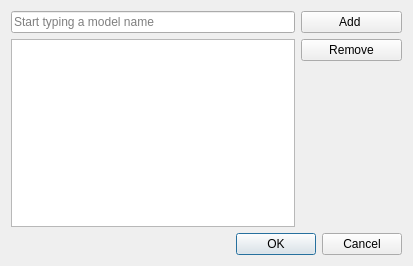
<?xml version="1.0" encoding="UTF-8"?>
<ui version="4.0">
 <class>MultipleModelsDialog</class>
 <widget class="QDialog" name="MultipleModelsDialog">
  <property name="geometry">
   <rect>
    <x>0</x>
    <y>0</y>
    <width>413</width>
    <height>266</height>
   </rect>
  </property>
  <property name="windowTitle">
   <string>Select multiple Interlis models</string>
  </property>
  <layout class="QGridLayout" name="gridLayout">
   <item row="0" column="0">
    <layout class="QVBoxLayout" name="verticalLayout_2">
     <item>
      <widget class="QLineEdit" name="models_line_edit">
       <property name="placeholderText">
        <string>Start typing a model name</string>
       </property>
      </widget>
     </item>
     <item>
      <widget class="QListWidget" name="model_list">
       <property name="font">
        <font>
         <strikeout>false</strikeout>
        </font>
       </property>
       <property name="styleSheet">
        <string notr="true">QListWidget::item { border-bottom: 1px #A4A4A4; border-style: dotted;}
QListWidget::item:selected { color: white; background: #6699ff;}</string>
       </property>
       <property name="frameShape">
        <enum>QFrame::StyledPanel</enum>
       </property>
       <property name="frameShadow">
        <enum>QFrame::Sunken</enum>
       </property>
       <property name="midLineWidth">
        <number>0</number>
       </property>
       <property name="editTriggers">
        <set>QAbstractItemView::NoEditTriggers</set>
       </property>
       <property name="dragEnabled">
        <bool>true</bool>
       </property>
       <property name="alternatingRowColors">
        <bool>true</bool>
       </property>
       <property name="selectionMode">
        <enum>QAbstractItemView::SingleSelection</enum>
       </property>
       <property name="isWrapping" stdset="0">
        <bool>false</bool>
       </property>
       <property name="viewMode">
        <enum>QListView::ListMode</enum>
       </property>
       <property name="uniformItemSizes">
        <bool>false</bool>
       </property>
       <property name="selectionRectVisible">
        <bool>false</bool>
       </property>
      </widget>
     </item>
    </layout>
   </item>
   <item row="0" column="1">
    <layout class="QVBoxLayout" name="verticalLayout">
     <item>
      <widget class="QPushButton" name="add_button">
       <property name="minimumSize">
        <size>
         <width>101</width>
         <height>0</height>
        </size>
       </property>
       <property name="text">
        <string>Add </string>
       </property>
       <property name="flat">
        <bool>false</bool>
       </property>
      </widget>
     </item>
     <item>
      <widget class="QPushButton" name="remove_button">
       <property name="font">
        <font>
         <weight>50</weight>
         <bold>false</bold>
         <strikeout>false</strikeout>
        </font>
       </property>
       <property name="text">
        <string>Remove</string>
       </property>
       <property name="autoRepeat">
        <bool>false</bool>
       </property>
       <property name="flat">
        <bool>false</bool>
       </property>
      </widget>
     </item>
     <item>
      <spacer name="verticalSpacer">
       <property name="orientation">
        <enum>Qt::Vertical</enum>
       </property>
       <property name="sizeHint" stdset="0">
        <size>
         <width>20</width>
         <height>40</height>
        </size>
       </property>
      </spacer>
     </item>
    </layout>
   </item>
   <item row="1" column="0" colspan="2">
    <widget class="QDialogButtonBox" name="buttonBox">
     <property name="orientation">
      <enum>Qt::Horizontal</enum>
     </property>
     <property name="standardButtons">
      <set>QDialogButtonBox::Cancel|QDialogButtonBox::Ok</set>
     </property>
    </widget>
   </item>
  </layout>
 </widget>
 <tabstops>
  <tabstop>models_line_edit</tabstop>
  <tabstop>add_button</tabstop>
  <tabstop>model_list</tabstop>
  <tabstop>remove_button</tabstop>
  <tabstop>buttonBox</tabstop>
 </tabstops>
 <resources/>
 <connections>
  <connection>
   <sender>buttonBox</sender>
   <signal>accepted()</signal>
   <receiver>MultipleModelsDialog</receiver>
   <slot>accept()</slot>
   <hints>
    <hint type="sourcelabel">
     <x>248</x>
     <y>254</y>
    </hint>
    <hint type="destinationlabel">
     <x>157</x>
     <y>274</y>
    </hint>
   </hints>
  </connection>
  <connection>
   <sender>buttonBox</sender>
   <signal>rejected()</signal>
   <receiver>MultipleModelsDialog</receiver>
   <slot>reject()</slot>
   <hints>
    <hint type="sourcelabel">
     <x>316</x>
     <y>260</y>
    </hint>
    <hint type="destinationlabel">
     <x>286</x>
     <y>274</y>
    </hint>
   </hints>
  </connection>
 </connections>
</ui>
